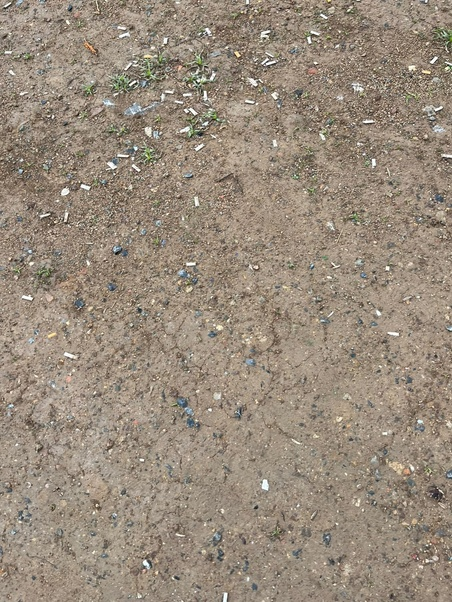
#> input picture seed-payload/1_esik_belirleme_python/veri/toprak/toprak_01.jpg, 452 x 602 px, shrunk from 1200 x 1600 before the run
$ python 1_kesif_analizi.py
#> lines starting #> are read from the running program, lines starting #| are printed output that depends on the picture
# -*- coding: utf-8 -*-
"""
ADIM 0 - KESIF / ANALIZ KODU
Bitirme Projesi: Otonom Tohum Dagitim Sistemi

Amac: Esik degerlerini (S_ASFALT_ESIK, H_TOPRAK, H_CIMEN ...) BULMADAN
ONCE, elimizdeki fotograflarin Hue (renk tonu) ve Saturation (renk
doygunlugu) degerlerinin GERCEKTE ne oldugunu gormek.

Esik degerlerine bu ciktiya bakarak karar verdim.

"""

import os
import cv2
import numpy as np
import glob
import matplotlib
matplotlib.use("Agg")
import matplotlib.pyplot as plt

SINIFLAR = ["toprak", "cimen_bitki", "asfalt_beton"]


def hsv_oku(path):
    """Bir fotografi okuyup orta bolgesinin gecerli piksellerinin H ve S degerlerini geri verir"""
#> called with path = 'veri/toprak/toprak_01.jpg'
    img = cv2.imread(path)
#> img is the input picture: shape (602, 452, 3); mean B, G, R 123.9, 139.4, 152.7
    h, w = img.shape[:2]
#> h = 602; w = 452
    y0, y1 = int(h * 0.2), int(h * 0.8)
#> y0 = 120; y1 = 481
    x0, x1 = int(w * 0.2), int(w * 0.8)
#> x0 = 90; x1 = 361
    crop = img[y0:y1, x0:x1]
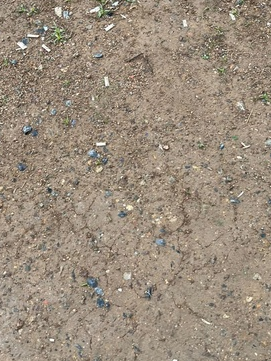
#> crop: shape (361, 271, 3); mean B, G, R 124.8, 141.1, 155
    hsv = cv2.cvtColor(crop, cv2.COLOR_BGR2HSV)
#> hsv: shape (361, 271, 3); mean H, S, V 17.2, 51.3, 155.2
    H, S, V = cv2.split(hsv)
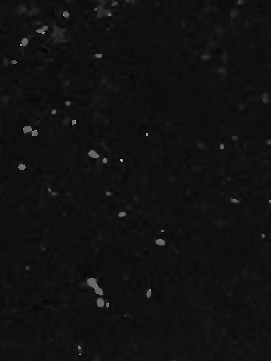
#> H: shape (361, 271); min 0, max 177, mean 17.2
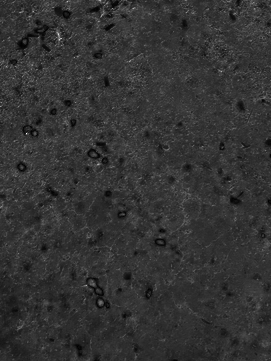
#> S: shape (361, 271); min 0, max 255, mean 51.3
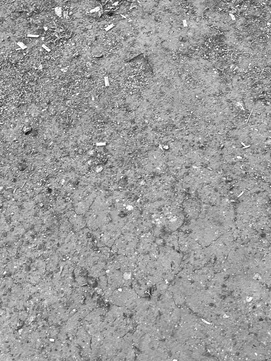
#> V: shape (361, 271); min 3, max 255, mean 155.2
    # Cok karanlik / cok parlak pikselleri at (golge/parlama, guvenilmez)
    gecerli = (V > 20) & (V < 250)
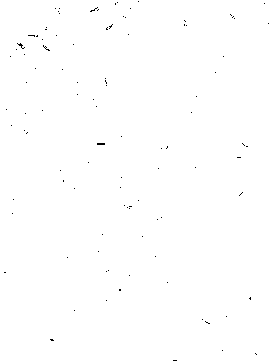
#> gecerli: shape (361, 271) bool; 99.8% white; black in thin lines or dots
    return H[gecerli], S[gecerli]


#
# OLCUM 1: Her fotografin Saturation degerleri
#          (amac: asfalt/beton'un digerlerinden Saturation olarak
#          ayrilip ayrilmadigini GORMEK)
#
print("=" * 70)
print("OLCUM 1: Saturation degerleri (her fotograf icin)")
print("=" * 70)
print(f"{'Sinif':<14}{'Dosya':<16}{'ort.S':>8}{'medyan':>8}"
      f"{'%25':>8}{'%75':>8}{'%90':>8}")
print("-" * 70)
for sinif in SINIFLAR:
    for path in sorted(glob.glob(f"veri/{sinif}/*.jpg")):
        _, S = hsv_oku(path)
        isim = os.path.basename(path)
        p25, p75, p90 = np.percentile(S, [25, 75, 90])
#> p25 = 45; p75 = 57; p90 = 66
        print(f"{sinif:<14}{isim:<16}{S.mean():8.1f}{np.median(S):8.1f}"
              f"{p25:8.1f}{p75:8.1f}{p90:8.1f}")
#| toprak        toprak_01.jpg       51.4    50.0    45.0    57.0    66.0
#> pass 3 of the loop `for sinif in SINIFLAR:`:
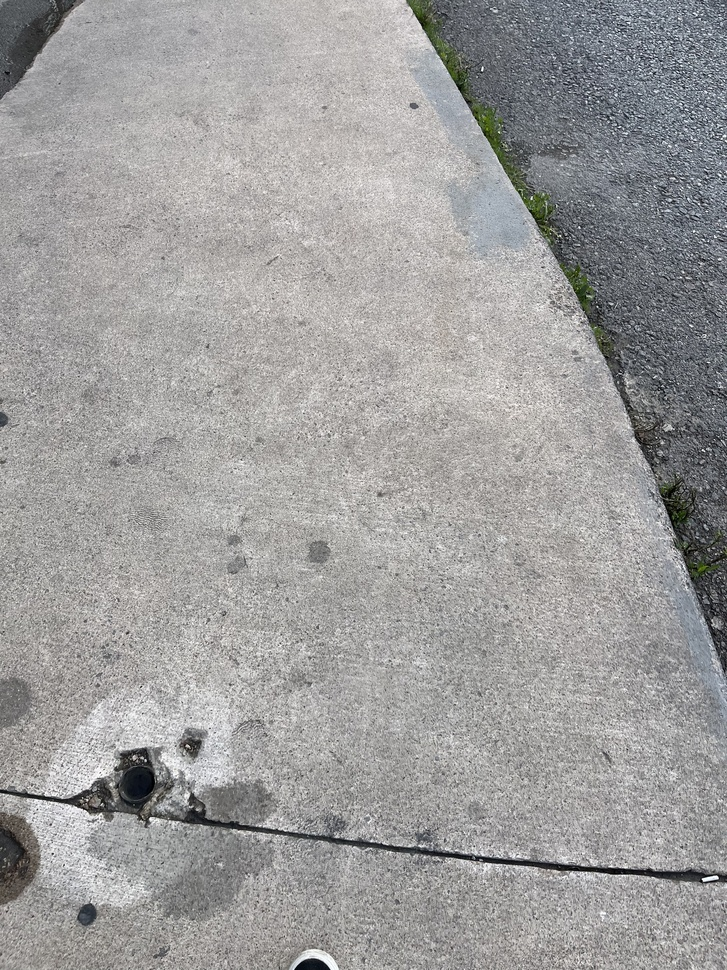
#> input picture seed-payload/1_esik_belirleme_python/veri/asfalt_beton/asfalt_01.jpg, 727 x 970 px, shrunk from 1932 x 2576 before the run
#> in hsv_oku, img is the input picture: shape (970, 727, 3); mean B, G, R 156.9, 157.5, 158.3
#> crop: shape (582, 436, 3)
#> hsv: shape (582, 436, 3); mean H, S, V 23.8, 7.7, 174.3
#> H: shape (582, 436)
#> in hsv_oku (call 2), `H, S, V = cv2.split(hsv)`:
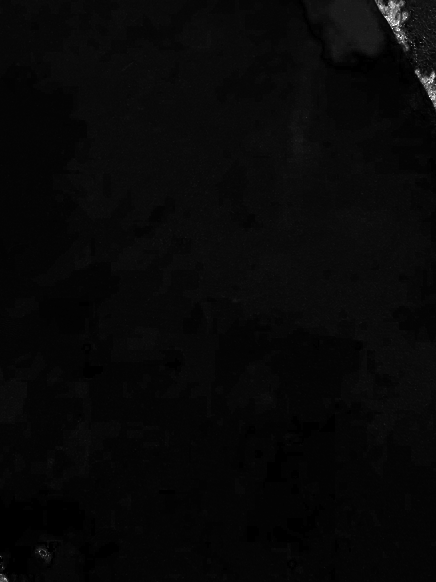
#> S: shape (582, 436); min 0, max 255, mean 7.7
#> V: shape (582, 436)
#> in hsv_oku (call 2), `gecerli = (V > 20) & (V < 250)`:
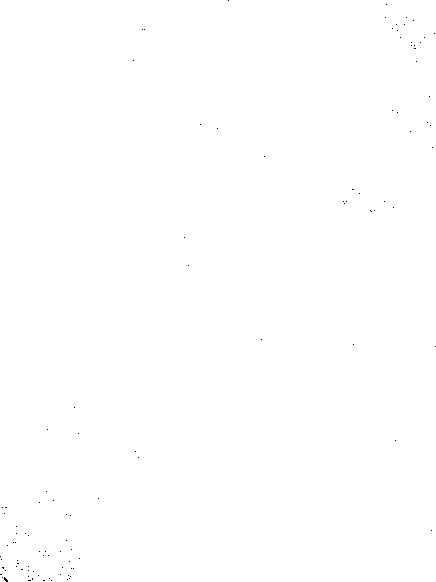
#> gecerli: shape (582, 436) bool; 99.9% white; black in thin lines or dots
#> `p25, p75, p90 = np.percentile(S, [25, 75, 90])`: p25 = 4; p75 = 10; p90 = 11
#| asfalt_beton  asfalt_01.jpg        7.7     7.0     4.0    10.0    11.0
    print()

#
# OLCUM 2: Her fotografin Hue degerleri
#          (amac: toprak ve cimenin Hue olarak ayrilip ayrilmadigini
#          GORMEK - Saturation cok dusukken Hue anlamsiz oldugu icin,
#          sadece Saturation>30 olan pikseller kullanildi)
#
print("=" * 70)
print("OLCUM 2: Hue degerleri (sadece Saturation > 30 olan pikseller)")
print("=" * 70)
print(f"{'Sinif':<14}{'Dosya':<16}{'ort.H':>8}{'medyan':>8}"
      f"{'%10':>8}{'%90':>8}{'%95':>8}")
print("-" * 70)
for sinif in ["toprak", "cimen_bitki"]:
    for path in sorted(glob.glob(f"veri/{sinif}/*.jpg")):
        H, S = hsv_oku(path)
        mask = S > 30
        Hm = H[mask]
        isim = os.path.basename(path)
        p10, p90, p95 = np.percentile(Hm, [10, 90, 95])
#> p10 = 14; p90 = 19; p95 = 20
        print(f"{sinif:<14}{isim:<16}{Hm.mean():8.1f}{np.median(Hm):8.1f}"
              f"{p10:8.1f}{p90:8.1f}{p95:8.1f}")
#| toprak        toprak_01.jpg       16.6    16.0    14.0    19.0    20.0
    print()

print("NOT: %95 sutunu bazi cimen fotograflarinda birden yuksek")
print("     cikabilir (kirmizimsi nesneler yuzunden). Bu yuzden")
print("     SADECE medyana degil, yuzdelik dilimlere")
print("     bakmak gerekiyor. bir sonraki script'te esik secerken")
print("     bunu goz onunde bulundurduk.\n")

# OLCUM 3: Histogram grafigi (tum siniflarin Hue/Saturation dagilimi)

print("OLCUM 3: Histogram grafigi olusturuluyor -> 1_kesif_histogram.png")

renkler = {"toprak": "#B5651D", "cimen_bitki": "#2F7D4F", "asfalt_beton": "#555555"}
fig, axes = plt.subplots(1, 2, figsize=(13, 4.5))

for sinif in SINIFLAR:
    hue_all, sat_all = [], []
    for path in glob.glob(f"veri/{sinif}/*.jpg"):
        H, S = hsv_oku(path)
        hue_all.append(H.ravel())
        sat_all.append(S.ravel())
#> (the run stopped early here; a loop or call above may not have finished)
